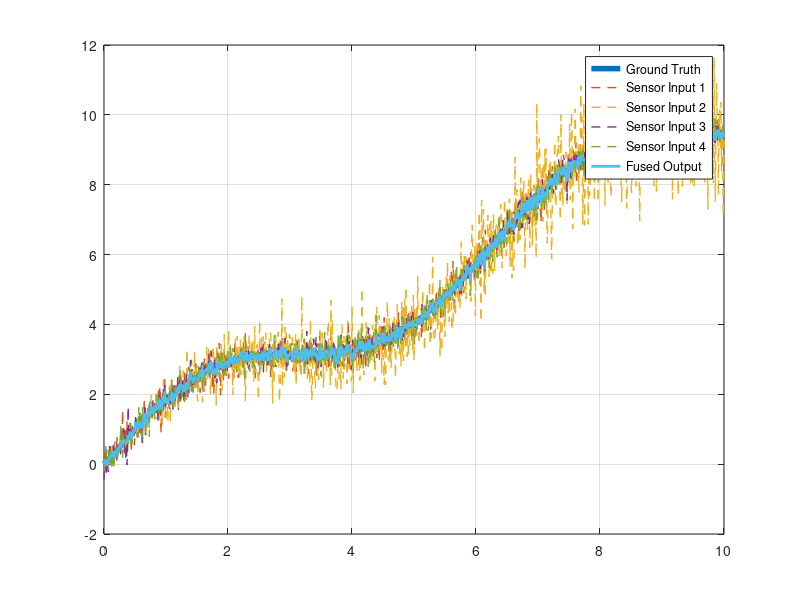

Recreate this plot in MATLAB.
function [] = kalman_multiple_similar_sensors()
    % time step
    dt = 0.01;

    t=(0:dt:10)';
    n = numel(t);

    %ground truth
    signal = sin(t)+t; 

    % state matrix
    X = zeros(2,1);

    % covariance matrix
    P = zeros(2,2);

    % kalman filter output through the whole time
    X_arr = zeros(n, 2);

    % system noise
    Q = [0.04 0;
         0 1];

    % transition matrix
    F = [1 dt;
         0 1]; 

    % observation matrix 
    H = [1 0];

    % variance of signal 1 
    s1_var = 0.08*ones(size(t)); 
    s1 = generate_signal(signal, s1_var);

    % variance of signal 2 
    s2_var = 0.01*(cos(8*t)+10*t);
    s2 = generate_signal(signal, s2_var);

    % variance of signal 3 
    s3_var = 0.02*(sin(2*t)+2);
    s3 = generate_signal(signal, s3_var);

    % variance of signal 4 
    s4_var = 0.06*ones(size(t)); 
    s4 = generate_signal(signal, s4_var);

    % fusion
    for i = 1:n
        if (i == 1)
            [X, P] = init_kalman(X, s1(i, 1)); % initialize the state using the 1st sensor
        else
            [X, P] = prediction(X, P, Q, F);

            [X, P] = update(X, P, s1(i, 1), s1(i, 2), H);
            [X, P] = update(X, P, s2(i, 1), s2(i, 2), H);
            [X, P] = update(X, P, s3(i, 1), s3(i, 2), H);
            [X, P] = update(X, P, s4(i, 1), s4(i, 2), H);
        end

        X_arr(i, :) = X;
    end

    plot(t, signal, 'LineWidth', 4);
    hold on;
    plot(t, s1(:, 1), '--', 'LineWidth', 1);
    plot(t, s2(:, 1), '--', 'LineWidth', 1);
    plot(t, s3(:, 1), '--', 'LineWidth', 1);
    plot(t, s4(:, 1), '--', 'LineWidth', 1);
    plot(t, X_arr(:, 1), 'LineWidth', 2);
    hold off;
    grid on;
    legend('Ground Truth', 'Sensor Input 1', 'Sensor Input 2', 'Sensor Input 3', 'Sensor Input 4', 'Fused Output');
end

function [s] = generate_signal(signal, var)
    noise = randn(size(signal)).*sqrt(var);

    s(:, 1) = signal + noise;
    s(:, 2) = var; 
end

function [X, P] = init_kalman(X, y)
    X(1,1) = y;
    X(2,1) = 0;

    P = [100 0;
         0   300];
end

function [X, P] = prediction(X, P, Q, F)
    X = F*X;
    P = F*P*F' + Q;
end

function [X, P] = update(X, P, y, R, H)
    Inn = y - H*X;
    S = H*P*H' + R;
    K = P*H'/S;

    X = X + K*Inn;
    P = P - K*H*P;
end